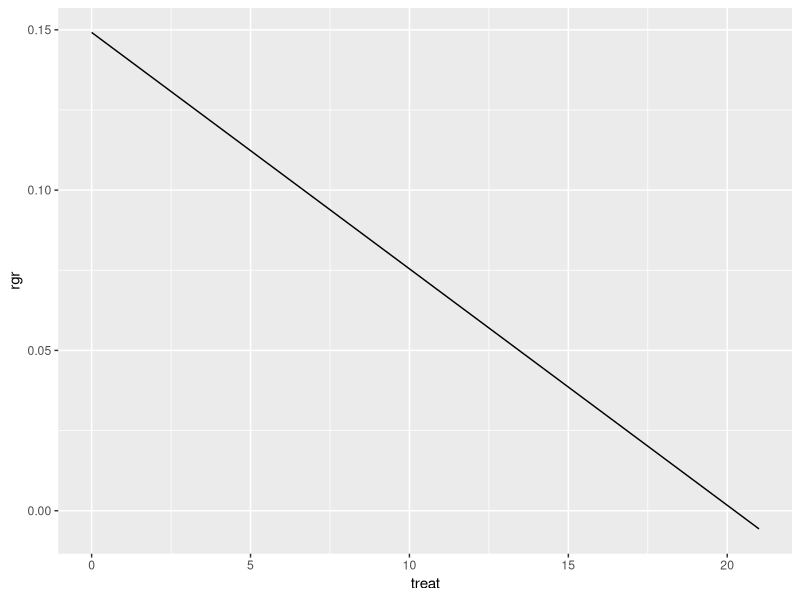

The R script that drew this image: (Note: this script raises an error after producing the figure.)
##### Paper: water inundation sensitivity in dipterocarps
##### author: james margrove 
##### date: 29.01.2017

##### remove clutter 
rm(list=ls())

##### imported packaged 
require(ggplot2)
require(lme4)
require(foreach)
library("lmerTest")
################################################################################
data <- read.table("Data_dia,height,leafnumber ofor biomass calculation.txt",
                   header = TRUE);
str(data);

##### function to calculate rgr 
Frgr <- function (t1, t2, t) ( (log(t2)) - (log(t1))) / t;

##### calculating the growth rates 
dia_byT <- matrix(data$dia, nrow = 800);
rgr_dia_mat <- foreach(i = 1:4,
                       .combine = cbind) %do%
  Frgr(t1 = dia_byT[, 0 + i], t2 = dia_byT[, 1 + i], t = 21);

Drgr <- as.vector(rgr_dia_mat);

##### converting to a data frame 
dt <- data[data$cenus != 4, ];
dt$Drgr <- Drgr * 30;

##### Modelling the data 
growth_model1 <- lmer(Drgr ~
                 dia +
                 treat +
                 (1 | cenus) +
                 (1 | sp / mother) +
                 (1 | block),
               data = dt)
summary(growth_model1)

##### predicting the growth rates across treatments 

growth_preds <- expand.grid(dia = mean(dt$dia, na.rm = TRUE),
                     treat = seq(from = 0, to = 21, length = 100))
growth_preds$rgr <- predict(growth_model1,
                     newdata = growth_preds,
                     type = "response",
                     re.form = NA)

ggplot(growth_preds, aes(x = treat, y = rgr)) + 
  geom_line() 

##### min growth rate, and max growth rate 
min(growth_preds$rgr)
max(growth_preds$rgr)




log(5) - log(2.5)/ time 
